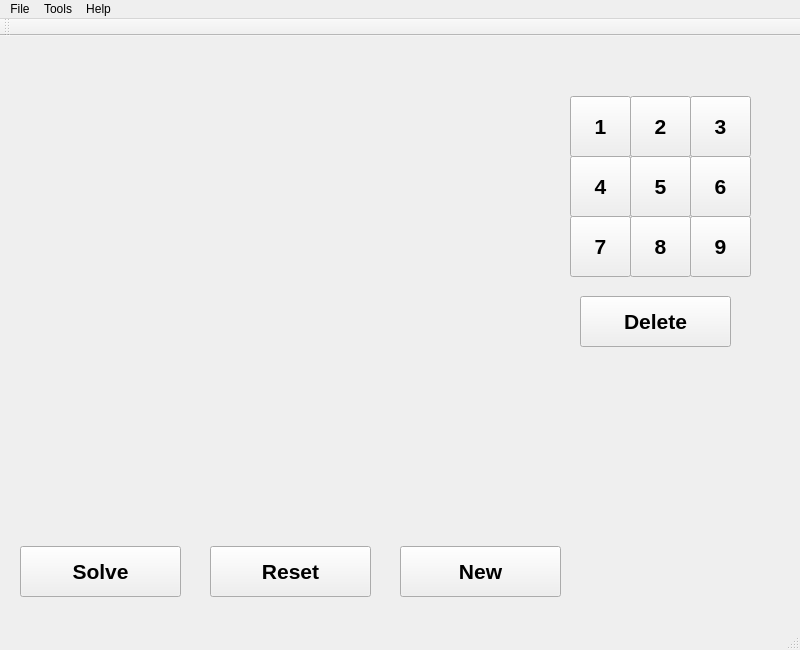
<?xml version="1.0" encoding="UTF-8"?>
<ui version="4.0">
 <class>MainWindow</class>
 <widget class="QMainWindow" name="MainWindow">
  <property name="geometry">
   <rect>
    <x>0</x>
    <y>0</y>
    <width>800</width>
    <height>650</height>
   </rect>
  </property>
  <property name="windowTitle">
   <string>MainWindow</string>
  </property>
  <widget class="QWidget" name="centralWidget">
   <widget class="QPushButton" name="pushButton">
    <property name="geometry">
     <rect>
      <x>570</x>
      <y>60</y>
      <width>61</width>
      <height>61</height>
     </rect>
    </property>
    <property name="font">
     <font>
      <pointsize>16</pointsize>
      <weight>75</weight>
      <bold>true</bold>
     </font>
    </property>
    <property name="text">
     <string>1</string>
    </property>
   </widget>
   <widget class="QPushButton" name="pushButton_2">
    <property name="geometry">
     <rect>
      <x>630</x>
      <y>60</y>
      <width>61</width>
      <height>61</height>
     </rect>
    </property>
    <property name="font">
     <font>
      <pointsize>16</pointsize>
      <weight>75</weight>
      <bold>true</bold>
     </font>
    </property>
    <property name="text">
     <string>2</string>
    </property>
   </widget>
   <widget class="QPushButton" name="pushButton_3">
    <property name="geometry">
     <rect>
      <x>690</x>
      <y>60</y>
      <width>61</width>
      <height>61</height>
     </rect>
    </property>
    <property name="font">
     <font>
      <pointsize>16</pointsize>
      <weight>75</weight>
      <bold>true</bold>
     </font>
    </property>
    <property name="text">
     <string>3</string>
    </property>
   </widget>
   <widget class="QPushButton" name="pushButton_4">
    <property name="geometry">
     <rect>
      <x>570</x>
      <y>120</y>
      <width>61</width>
      <height>61</height>
     </rect>
    </property>
    <property name="font">
     <font>
      <pointsize>16</pointsize>
      <weight>75</weight>
      <bold>true</bold>
     </font>
    </property>
    <property name="text">
     <string>4</string>
    </property>
   </widget>
   <widget class="QPushButton" name="pushButton_5">
    <property name="geometry">
     <rect>
      <x>630</x>
      <y>120</y>
      <width>61</width>
      <height>61</height>
     </rect>
    </property>
    <property name="font">
     <font>
      <pointsize>16</pointsize>
      <weight>75</weight>
      <bold>true</bold>
     </font>
    </property>
    <property name="text">
     <string>5</string>
    </property>
   </widget>
   <widget class="QPushButton" name="pushButton_6">
    <property name="geometry">
     <rect>
      <x>690</x>
      <y>120</y>
      <width>61</width>
      <height>61</height>
     </rect>
    </property>
    <property name="font">
     <font>
      <pointsize>16</pointsize>
      <weight>75</weight>
      <bold>true</bold>
     </font>
    </property>
    <property name="text">
     <string>6</string>
    </property>
   </widget>
   <widget class="QPushButton" name="pushButton_7">
    <property name="geometry">
     <rect>
      <x>570</x>
      <y>180</y>
      <width>61</width>
      <height>61</height>
     </rect>
    </property>
    <property name="font">
     <font>
      <pointsize>16</pointsize>
      <weight>75</weight>
      <bold>true</bold>
     </font>
    </property>
    <property name="text">
     <string>7</string>
    </property>
   </widget>
   <widget class="QPushButton" name="pushButton_8">
    <property name="geometry">
     <rect>
      <x>630</x>
      <y>180</y>
      <width>61</width>
      <height>61</height>
     </rect>
    </property>
    <property name="font">
     <font>
      <pointsize>16</pointsize>
      <weight>75</weight>
      <bold>true</bold>
     </font>
    </property>
    <property name="text">
     <string>8</string>
    </property>
   </widget>
   <widget class="QPushButton" name="pushButton_9">
    <property name="geometry">
     <rect>
      <x>690</x>
      <y>180</y>
      <width>61</width>
      <height>61</height>
     </rect>
    </property>
    <property name="font">
     <font>
      <pointsize>16</pointsize>
      <weight>75</weight>
      <bold>true</bold>
     </font>
    </property>
    <property name="text">
     <string>9</string>
    </property>
   </widget>
   <widget class="QPushButton" name="Delete">
    <property name="geometry">
     <rect>
      <x>580</x>
      <y>260</y>
      <width>151</width>
      <height>51</height>
     </rect>
    </property>
    <property name="font">
     <font>
      <pointsize>16</pointsize>
      <weight>75</weight>
      <bold>true</bold>
     </font>
    </property>
    <property name="text">
     <string>Delete</string>
    </property>
   </widget>
   <widget class="QPushButton" name="solve">
    <property name="geometry">
     <rect>
      <x>20</x>
      <y>510</y>
      <width>161</width>
      <height>51</height>
     </rect>
    </property>
    <property name="font">
     <font>
      <pointsize>16</pointsize>
      <weight>75</weight>
      <bold>true</bold>
     </font>
    </property>
    <property name="text">
     <string>Solve</string>
    </property>
   </widget>
   <widget class="QPushButton" name="reset">
    <property name="geometry">
     <rect>
      <x>210</x>
      <y>510</y>
      <width>161</width>
      <height>51</height>
     </rect>
    </property>
    <property name="font">
     <font>
      <pointsize>16</pointsize>
      <weight>75</weight>
      <bold>true</bold>
     </font>
    </property>
    <property name="text">
     <string>Reset</string>
    </property>
   </widget>
   <widget class="QPushButton" name="New">
    <property name="geometry">
     <rect>
      <x>400</x>
      <y>510</y>
      <width>161</width>
      <height>51</height>
     </rect>
    </property>
    <property name="font">
     <font>
      <pointsize>16</pointsize>
      <weight>75</weight>
      <bold>true</bold>
     </font>
    </property>
    <property name="text">
     <string>New</string>
    </property>
   </widget>
   <widget class="QLabel" name="label">
    <property name="geometry">
     <rect>
      <x>560</x>
      <y>380</y>
      <width>231</width>
      <height>61</height>
     </rect>
    </property>
    <property name="text">
     <string>&lt;html&gt;&lt;head/&gt;&lt;body&gt;&lt;h3 style=&quot;-qt-paragraph-type:empty; margin-top:14px; margin-bottom:12px; margin-left:0px; margin-right:0px; -qt-block-indent:0; text-indent:0px; font-size:large; font-weight:600;&quot;&gt;&lt;br/&gt;&lt;/h3&gt;&lt;/body&gt;&lt;/html&gt;</string>
    </property>
   </widget>
  </widget>
  <widget class="QMenuBar" name="menuBar">
   <property name="geometry">
    <rect>
     <x>0</x>
     <y>0</y>
     <width>800</width>
     <height>25</height>
    </rect>
   </property>
   <widget class="QMenu" name="menuFile">
    <property name="title">
     <string>File</string>
    </property>
    <addaction name="actionExit"/>
   </widget>
   <widget class="QMenu" name="menuTools">
    <property name="title">
     <string>Tools</string>
    </property>
    <addaction name="actionOptions"/>
   </widget>
   <widget class="QMenu" name="menuHelp">
    <property name="title">
     <string>Help</string>
    </property>
    <addaction name="actionRules"/>
    <addaction name="actionAbout"/>
   </widget>
   <addaction name="menuFile"/>
   <addaction name="menuTools"/>
   <addaction name="menuHelp"/>
  </widget>
  <widget class="QToolBar" name="mainToolBar">
   <attribute name="toolBarArea">
    <enum>TopToolBarArea</enum>
   </attribute>
   <attribute name="toolBarBreak">
    <bool>false</bool>
   </attribute>
  </widget>
  <widget class="QStatusBar" name="statusBar"/>
  <action name="actionExit">
   <property name="text">
    <string>Exit</string>
   </property>
   <property name="shortcut">
    <string>Ctrl+W</string>
   </property>
  </action>
  <action name="actionRules">
   <property name="text">
    <string>Rules</string>
   </property>
   <property name="shortcut">
    <string>Ctrl+R</string>
   </property>
  </action>
  <action name="actionAbout">
   <property name="text">
    <string>About</string>
   </property>
   <property name="shortcut">
    <string>Ctrl+A</string>
   </property>
  </action>
  <action name="actionOptions">
   <property name="text">
    <string>Options</string>
   </property>
  </action>
 </widget>
 <layoutdefault spacing="6" margin="11"/>
 <resources/>
 <connections/>
</ui>
